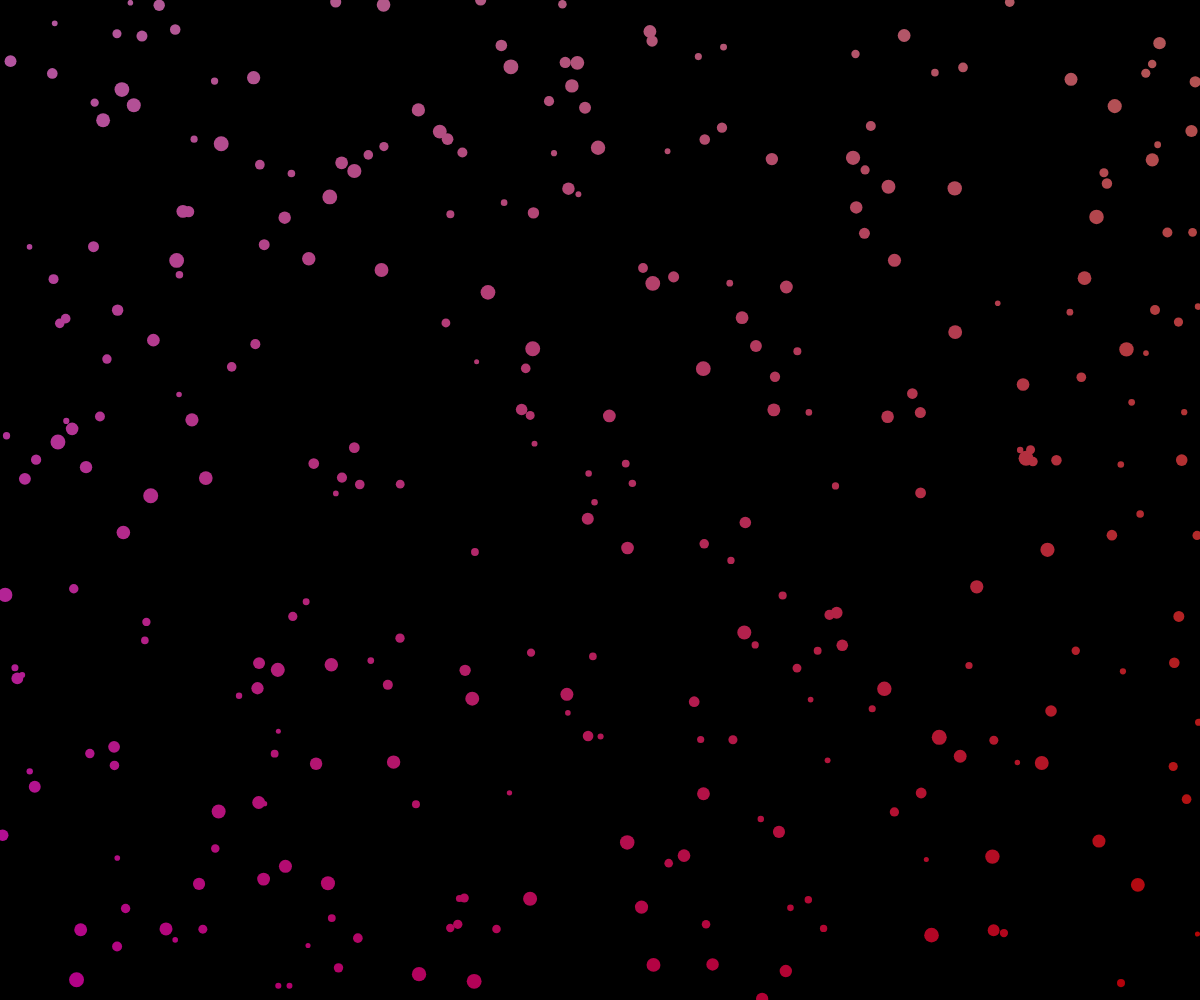
Frame 1 (no input)
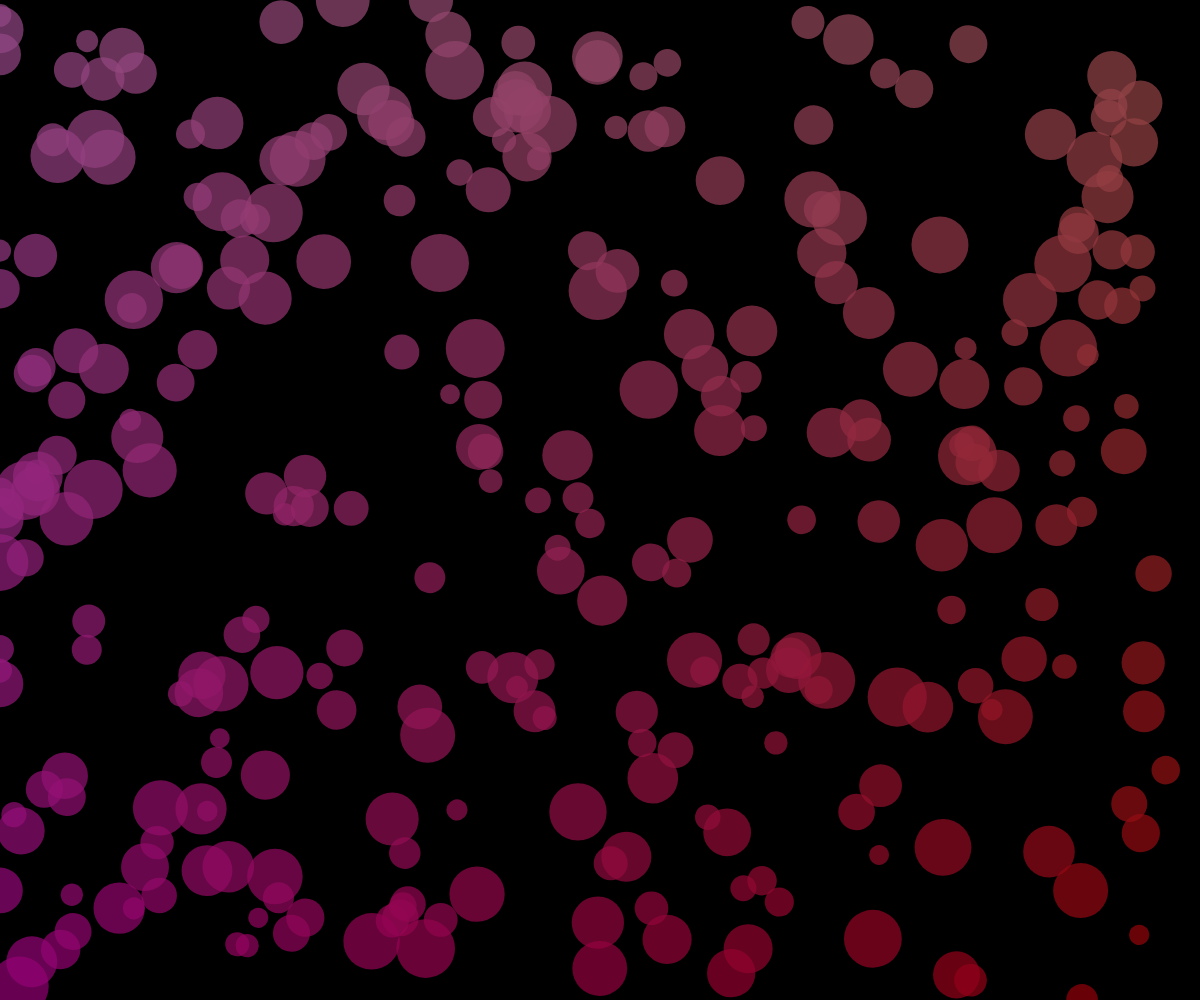
Frame 60 (no input)
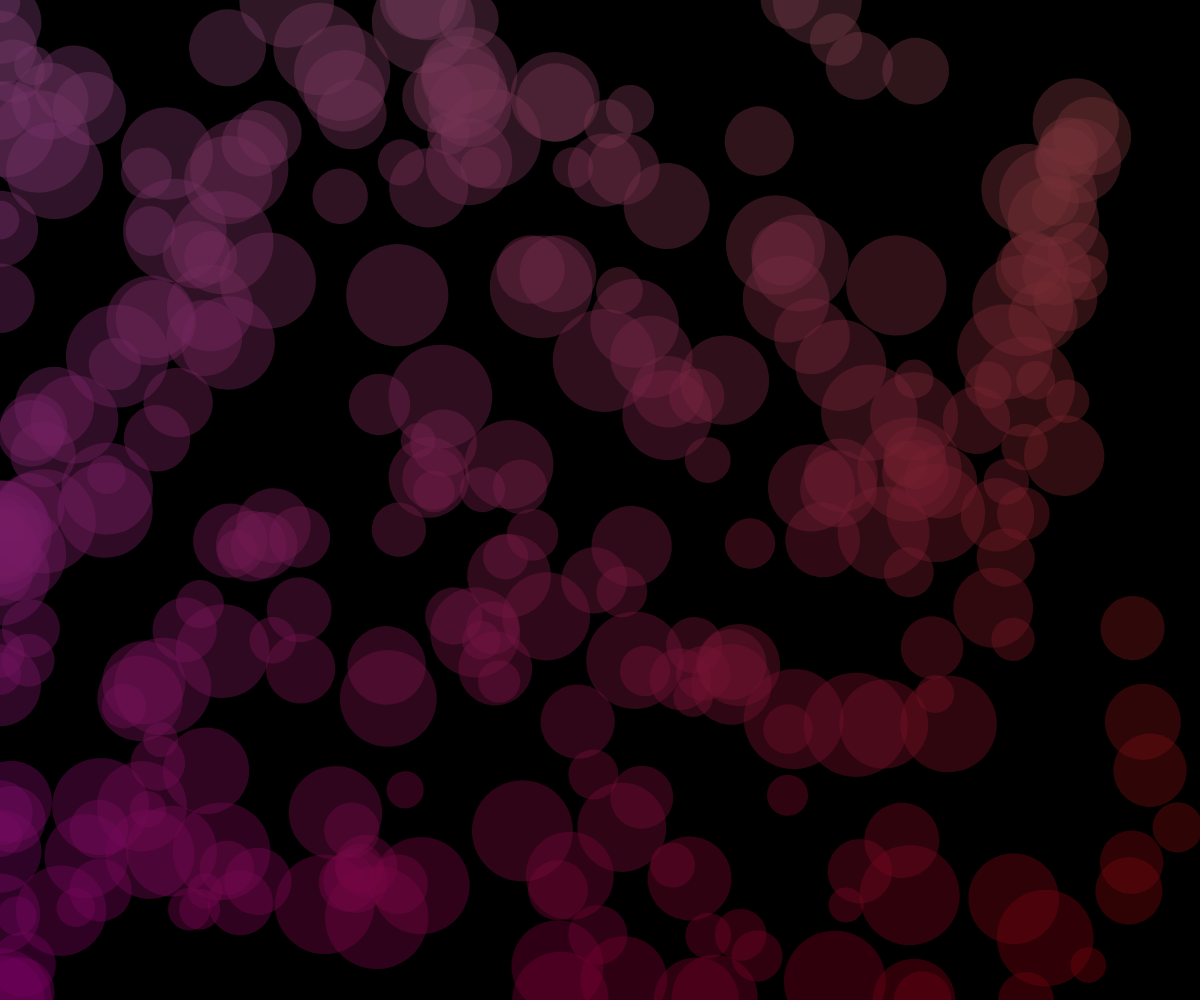
Frame 120 (the mouse pressed at the canvas centre since frame 60)

The p5.js sketch that drew these frames (run headless with seeded random() and noise() and a simulated clock; from frame 60 on, the mouse is pressed at the canvas centre):

// p5.js sketch
// ── sketch.js
let particles = [];
let numOfParticles = 300;
let maxAge = 200;

function setup() {
  createCanvas(windowWidth, windowHeight);
  colorMode(HSB, 300, 100, 100, 1);
  blendMode(BLEND);

  for (let i = 0; i < numOfParticles; i++) {
    particles.push(new Particle(random(width), random(height)));
  }
}

function draw() {
  background(0);

  for (let particle of particles) {
    let ageNormalized = map(particle.age, 0, maxAge, 0, 1);
    let hue = map(particle.pos.x, 0, width, 260, 300);
    let saturation = map(particle.pos.y, 0, height, 50, 100);
    
    // Variaciones de posición basadas en ruido
    let angle = noise(particle.pos.x * 0.005, particle.pos.y * 0.005, frameCount * 0.01) * TWO_PI;
    let velocity = p5.Vector.fromAngle(angle);
    particle.move(velocity);

    // Modificación de propiedades visuales
    particle.display(ageNormalized, hue, saturation);
    particle.updateAge();
  }
}

class Particle {
  constructor(x, y) {
    this.pos = createVector(x, y);
    this.age = 0;
    this.size = random(5, 15);
  }

  move(velocity) {
    this.pos.add(velocity);
    this.pos.x = constrain(this.pos.x, 0, width);
    this.pos.y = constrain(this.pos.y, 0, height);
  }

  updateAge() {
    this.age++;
    if (this.age > maxAge) {
      this.pos.x = random(width);
      this.pos.y = random(height);
      this.age = 0;
    }
  }

  display(ageNormalized, hue, saturation) {
    push();
    translate(this.pos.x, this.pos.y);
    rotate(this.age * 0.1);

    // Modificación visual basada en la edad de la partícula
    let particleSize = this.size + (this.size * ageNormalized * 10);
    let particleAlpha = map(ageNormalized, 0, 1, 1, 0);

    let fadeToDarkPurple = map(ageNormalized, 0, 1, 70, 30);
    
    fill(hue, saturation, fadeToDarkPurple, particleAlpha);
    blendMode(BLEND);
    noStroke();
    ellipse(0, 0, particleSize, particleSize);
    pop();
  }
}
